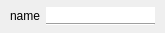
<?xml version="1.0" encoding="UTF-8"?>
<ui version="4.0">
 <class>INPUT</class>
 <widget class="QWidget" name="INPUT">
  <property name="geometry">
   <rect>
    <x>0</x>
    <y>0</y>
    <width>165</width>
    <height>33</height>
   </rect>
  </property>
  <property name="windowTitle">
   <string>Form</string>
  </property>
  <property name="styleSheet">
   <string notr="true"/>
  </property>
  <layout class="QHBoxLayout" name="horizontalLayout">
   <property name="spacing">
    <number>6</number>
   </property>
   <property name="leftMargin">
    <number>10</number>
   </property>
   <property name="topMargin">
    <number>0</number>
   </property>
   <property name="rightMargin">
    <number>10</number>
   </property>
   <property name="bottomMargin">
    <number>0</number>
   </property>
   <item>
    <widget class="QLabel" name="name_label">
     <property name="sizePolicy">
      <sizepolicy hsizetype="Preferred" vsizetype="Fixed">
       <horstretch>0</horstretch>
       <verstretch>0</verstretch>
      </sizepolicy>
     </property>
     <property name="text">
      <string>name</string>
     </property>
    </widget>
   </item>
   <item>
    <widget class="QWidget" name="widget_2" native="true">
     <property name="sizePolicy">
      <sizepolicy hsizetype="Preferred" vsizetype="Fixed">
       <horstretch>0</horstretch>
       <verstretch>0</verstretch>
      </sizepolicy>
     </property>
     <layout class="QVBoxLayout" name="verticalLayout">
      <property name="spacing">
       <number>0</number>
      </property>
      <property name="leftMargin">
       <number>0</number>
      </property>
      <property name="topMargin">
       <number>0</number>
      </property>
      <property name="rightMargin">
       <number>0</number>
      </property>
      <property name="bottomMargin">
       <number>0</number>
      </property>
      <item>
       <widget class="QLineEdit" name="text_input">
        <property name="styleSheet">
         <string notr="true">border: none;</string>
        </property>
       </widget>
      </item>
      <item>
       <widget class="Line" name="line">
        <property name="orientation">
         <enum>Qt::Horizontal</enum>
        </property>
       </widget>
      </item>
     </layout>
    </widget>
   </item>
  </layout>
 </widget>
 <resources/>
 <connections/>
</ui>
